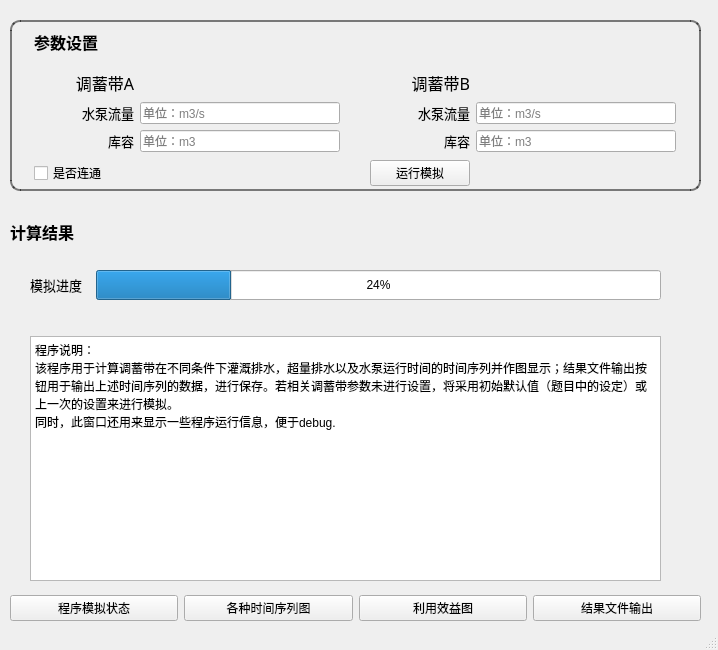
<?xml version="1.0" encoding="UTF-8"?>
<ui version="4.0">
 <class>MainWindow</class>
 <widget class="QMainWindow" name="MainWindow">
  <property name="geometry">
   <rect>
    <x>0</x>
    <y>0</y>
    <width>718</width>
    <height>650</height>
   </rect>
  </property>
  <property name="windowTitle">
   <string>MainWindow</string>
  </property>
  <property name="autoFillBackground">
   <bool>false</bool>
  </property>
  <property name="styleSheet">
   <string notr="true">QWidget#canshu{border: 2px solid rgba(0,0,0,0.5);
border-radius: 10px;}</string>
  </property>
  <widget class="QWidget" name="centralwidget">
   <widget class="QWidget" name="canshu" native="true">
    <property name="geometry">
     <rect>
      <x>10</x>
      <y>20</y>
      <width>691</width>
      <height>171</height>
     </rect>
    </property>
    <property name="autoFillBackground">
     <bool>false</bool>
    </property>
    <property name="styleSheet">
     <string notr="true">QWidget#canshu{border: 2px solid rgba(0,0,0,0.5); 
border-radius: 10px;}</string>
    </property>
    <layout class="QGridLayout" name="gridLayout">
     <item row="1" column="0">
      <layout class="QGridLayout" name="pondA_layout">
       <item row="0" column="0">
        <widget class="QLabel" name="label_2">
         <property name="minimumSize">
          <size>
           <width>100</width>
           <height>20</height>
          </size>
         </property>
         <property name="maximumSize">
          <size>
           <width>100</width>
           <height>30</height>
          </size>
         </property>
         <property name="font">
          <font>
           <family>微软雅黑</family>
           <pointsize>12</pointsize>
          </font>
         </property>
         <property name="text">
          <string>调蓄带A</string>
         </property>
         <property name="alignment">
          <set>Qt::AlignRight|Qt::AlignTrailing|Qt::AlignVCenter</set>
         </property>
        </widget>
       </item>
       <item row="1" column="0">
        <widget class="QLabel" name="label_3">
         <property name="minimumSize">
          <size>
           <width>10</width>
           <height>10</height>
          </size>
         </property>
         <property name="maximumSize">
          <size>
           <width>100</width>
           <height>20</height>
          </size>
         </property>
         <property name="font">
          <font>
           <family>微软雅黑</family>
           <pointsize>10</pointsize>
          </font>
         </property>
         <property name="text">
          <string>水泵流量</string>
         </property>
         <property name="alignment">
          <set>Qt::AlignRight|Qt::AlignTrailing|Qt::AlignVCenter</set>
         </property>
        </widget>
       </item>
       <item row="1" column="1">
        <widget class="QLineEdit" name="pump_rate_A">
         <property name="minimumSize">
          <size>
           <width>100</width>
           <height>20</height>
          </size>
         </property>
         <property name="maximumSize">
          <size>
           <width>200</width>
           <height>40</height>
          </size>
         </property>
         <property name="inputMethodHints">
          <set>Qt::ImhDigitsOnly</set>
         </property>
         <property name="placeholderText">
          <string>单位：m3/s</string>
         </property>
        </widget>
       </item>
       <item row="2" column="0">
        <widget class="QLabel" name="label_4">
         <property name="maximumSize">
          <size>
           <width>100</width>
           <height>20</height>
          </size>
         </property>
         <property name="font">
          <font>
           <family>微软雅黑</family>
           <pointsize>10</pointsize>
          </font>
         </property>
         <property name="text">
          <string>库容</string>
         </property>
         <property name="alignment">
          <set>Qt::AlignRight|Qt::AlignTrailing|Qt::AlignVCenter</set>
         </property>
        </widget>
       </item>
       <item row="2" column="1">
        <widget class="QLineEdit" name="maxvolume_A">
         <property name="minimumSize">
          <size>
           <width>100</width>
           <height>20</height>
          </size>
         </property>
         <property name="maximumSize">
          <size>
           <width>200</width>
           <height>16777215</height>
          </size>
         </property>
         <property name="inputMethodHints">
          <set>Qt::ImhDigitsOnly</set>
         </property>
         <property name="placeholderText">
          <string>单位：m3</string>
         </property>
         <property name="cursorMoveStyle">
          <enum>Qt::LogicalMoveStyle</enum>
         </property>
        </widget>
       </item>
      </layout>
     </item>
     <item row="3" column="0">
      <widget class="QCheckBox" name="islinkcheackbox">
       <property name="text">
        <string>是否连通</string>
       </property>
      </widget>
     </item>
     <item row="3" column="1">
      <widget class="QPushButton" name="simulatebtn">
       <property name="minimumSize">
        <size>
         <width>80</width>
         <height>20</height>
        </size>
       </property>
       <property name="maximumSize">
        <size>
         <width>100</width>
         <height>40</height>
        </size>
       </property>
       <property name="layoutDirection">
        <enum>Qt::LeftToRight</enum>
       </property>
       <property name="text">
        <string>运行模拟</string>
       </property>
       <property name="checkable">
        <bool>false</bool>
       </property>
      </widget>
     </item>
     <item row="0" column="0">
      <widget class="QLabel" name="label">
       <property name="maximumSize">
        <size>
         <width>100</width>
         <height>40</height>
        </size>
       </property>
       <property name="font">
        <font>
         <family>微软雅黑</family>
         <pointsize>12</pointsize>
         <weight>75</weight>
         <bold>true</bold>
        </font>
       </property>
       <property name="text">
        <string>参数设置</string>
       </property>
      </widget>
     </item>
     <item row="1" column="1">
      <layout class="QGridLayout" name="pondB_layout">
       <item row="0" column="0">
        <widget class="QLabel" name="label_5">
         <property name="minimumSize">
          <size>
           <width>100</width>
           <height>20</height>
          </size>
         </property>
         <property name="maximumSize">
          <size>
           <width>100</width>
           <height>30</height>
          </size>
         </property>
         <property name="font">
          <font>
           <family>微软雅黑</family>
           <pointsize>12</pointsize>
          </font>
         </property>
         <property name="text">
          <string>调蓄带B</string>
         </property>
         <property name="alignment">
          <set>Qt::AlignRight|Qt::AlignTrailing|Qt::AlignVCenter</set>
         </property>
        </widget>
       </item>
       <item row="1" column="0">
        <widget class="QLabel" name="label_6">
         <property name="minimumSize">
          <size>
           <width>10</width>
           <height>10</height>
          </size>
         </property>
         <property name="maximumSize">
          <size>
           <width>100</width>
           <height>20</height>
          </size>
         </property>
         <property name="font">
          <font>
           <family>微软雅黑</family>
           <pointsize>10</pointsize>
          </font>
         </property>
         <property name="text">
          <string>水泵流量</string>
         </property>
         <property name="alignment">
          <set>Qt::AlignRight|Qt::AlignTrailing|Qt::AlignVCenter</set>
         </property>
        </widget>
       </item>
       <item row="1" column="1">
        <widget class="QLineEdit" name="pump_rate_B">
         <property name="minimumSize">
          <size>
           <width>100</width>
           <height>20</height>
          </size>
         </property>
         <property name="maximumSize">
          <size>
           <width>200</width>
           <height>40</height>
          </size>
         </property>
         <property name="inputMethodHints">
          <set>Qt::ImhDigitsOnly</set>
         </property>
         <property name="placeholderText">
          <string>单位：m3/s</string>
         </property>
        </widget>
       </item>
       <item row="2" column="0">
        <widget class="QLabel" name="label_7">
         <property name="maximumSize">
          <size>
           <width>100</width>
           <height>20</height>
          </size>
         </property>
         <property name="font">
          <font>
           <family>微软雅黑</family>
           <pointsize>10</pointsize>
          </font>
         </property>
         <property name="text">
          <string>库容</string>
         </property>
         <property name="alignment">
          <set>Qt::AlignRight|Qt::AlignTrailing|Qt::AlignVCenter</set>
         </property>
        </widget>
       </item>
       <item row="2" column="1">
        <widget class="QLineEdit" name="maxvolume_B">
         <property name="minimumSize">
          <size>
           <width>100</width>
           <height>20</height>
          </size>
         </property>
         <property name="maximumSize">
          <size>
           <width>200</width>
           <height>16777215</height>
          </size>
         </property>
         <property name="inputMethodHints">
          <set>Qt::ImhDigitsOnly</set>
         </property>
         <property name="placeholderText">
          <string>单位：m3</string>
         </property>
        </widget>
       </item>
      </layout>
     </item>
    </layout>
   </widget>
   <widget class="QWidget" name="output_view" native="true">
    <property name="geometry">
     <rect>
      <x>10</x>
      <y>220</y>
      <width>691</width>
      <height>401</height>
     </rect>
    </property>
    <layout class="QVBoxLayout" name="verticalLayout_2">
     <item>
      <widget class="QLabel" name="label_8">
       <property name="minimumSize">
        <size>
         <width>100</width>
         <height>20</height>
        </size>
       </property>
       <property name="maximumSize">
        <size>
         <width>100</width>
         <height>40</height>
        </size>
       </property>
       <property name="font">
        <font>
         <family>微软雅黑</family>
         <pointsize>12</pointsize>
         <weight>75</weight>
         <bold>true</bold>
        </font>
       </property>
       <property name="text">
        <string>计算结果</string>
       </property>
      </widget>
     </item>
     <item>
      <widget class="QStackedWidget" name="stackedWidget">
       <property name="currentIndex">
        <number>0</number>
       </property>
       <widget class="QWidget" name="page_welcome">
        <widget class="QWidget" name="">
         <property name="geometry">
          <rect>
           <x>20</x>
           <y>20</y>
           <width>631</width>
           <height>311</height>
          </rect>
         </property>
         <layout class="QVBoxLayout" name="verticalLayout">
          <item>
           <layout class="QHBoxLayout" name="horizontalLayout">
            <item>
             <widget class="QLabel" name="label_9">
              <property name="minimumSize">
               <size>
                <width>60</width>
                <height>20</height>
               </size>
              </property>
              <property name="maximumSize">
               <size>
                <width>100</width>
                <height>100</height>
               </size>
              </property>
              <property name="font">
               <font>
                <family>微软雅黑</family>
                <pointsize>10</pointsize>
               </font>
              </property>
              <property name="text">
               <string>模拟进度</string>
              </property>
             </widget>
            </item>
            <item>
             <widget class="QProgressBar" name="run_progress_bar">
              <property name="minimumSize">
               <size>
                <width>200</width>
                <height>30</height>
               </size>
              </property>
              <property name="maximumSize">
               <size>
                <width>1000</width>
                <height>40</height>
               </size>
              </property>
              <property name="value">
               <number>24</number>
              </property>
             </widget>
            </item>
           </layout>
          </item>
          <item>
           <spacer name="horizontalSpacer">
            <property name="orientation">
             <enum>Qt::Horizontal</enum>
            </property>
            <property name="sizeHint" stdset="0">
             <size>
              <width>40</width>
              <height>30</height>
             </size>
            </property>
           </spacer>
          </item>
          <item>
           <widget class="QPlainTextEdit" name="plainTextEdit">
            <property name="plainText">
             <string>程序说明：
该程序用于计算调蓄带在不同条件下灌溉排水，超量排水以及水泵运行时间的时间序列并作图显示；结果文件输出按钮用于输出上述时间序列的数据，进行保存。若相关调蓄带参数未进行设置，将采用初始默认值（题目中的设定）或上一次的设置来进行模拟。
同时，此窗口还用来显示一些程序运行信息，便于debug.</string>
            </property>
           </widget>
          </item>
         </layout>
        </widget>
       </widget>
       <widget class="QWidget" name="page_result">
        <widget class="QComboBox" name="draw_selection_box">
         <property name="geometry">
          <rect>
           <x>21</x>
           <y>11</y>
           <width>150</width>
           <height>20</height>
          </rect>
         </property>
         <property name="minimumSize">
          <size>
           <width>150</width>
           <height>20</height>
          </size>
         </property>
         <property name="maximumSize">
          <size>
           <width>250</width>
           <height>40</height>
          </size>
         </property>
         <item>
          <property name="text">
           <string>总水量时间序列图</string>
          </property>
         </item>
         <item>
          <property name="text">
           <string>灌溉排水时间序列图</string>
          </property>
         </item>
         <item>
          <property name="text">
           <string>超量排水时间序列图</string>
          </property>
         </item>
         <item>
          <property name="text">
           <string>雨污水汇入时间序列图</string>
          </property>
         </item>
         <item>
          <property name="text">
           <string>水泵运行时间图</string>
          </property>
         </item>
        </widget>
        <widget class="MatplotlibWidget" name="draw_widget" native="true">
         <property name="geometry">
          <rect>
           <x>20</x>
           <y>40</y>
           <width>651</width>
           <height>291</height>
          </rect>
         </property>
        </widget>
       </widget>
       <widget class="QWidget" name="page">
        <widget class="MatplotlibWidget" name="draw_widget2" native="true">
         <property name="geometry">
          <rect>
           <x>10</x>
           <y>10</y>
           <width>661</width>
           <height>321</height>
          </rect>
         </property>
        </widget>
       </widget>
      </widget>
     </item>
     <item>
      <layout class="QHBoxLayout" name="horizontalLayout_2">
       <item>
        <widget class="QPushButton" name="testbtn1">
         <property name="text">
          <string>程序模拟状态</string>
         </property>
        </widget>
       </item>
       <item>
        <widget class="QPushButton" name="testbtn2">
         <property name="minimumSize">
          <size>
           <width>100</width>
           <height>20</height>
          </size>
         </property>
         <property name="text">
          <string>各种时间序列图</string>
         </property>
        </widget>
       </item>
       <item>
        <widget class="QPushButton" name="testbtn3">
         <property name="text">
          <string>利用效益图</string>
         </property>
        </widget>
       </item>
       <item>
        <widget class="QPushButton" name="testbtn4">
         <property name="minimumSize">
          <size>
           <width>120</width>
           <height>20</height>
          </size>
         </property>
         <property name="text">
          <string>结果文件输出</string>
         </property>
        </widget>
       </item>
      </layout>
     </item>
    </layout>
   </widget>
   <zorder>label</zorder>
   <zorder>label_2</zorder>
   <zorder>lineEdit</zorder>
   <zorder>label_3</zorder>
   <zorder>label_4</zorder>
   <zorder>lineEdit_2</zorder>
   <zorder>btn_simulation</zorder>
   <zorder>layoutWidget</zorder>
   <zorder>label_8</zorder>
   <zorder>lineEdit_5</zorder>
   <zorder>label_9</zorder>
   <zorder>label_pondA</zorder>
   <zorder>lineEdit_6</zorder>
   <zorder>pondB</zorder>
   <zorder>label</zorder>
   <zorder>label_2</zorder>
   <zorder>lineEdit</zorder>
   <zorder>lineEdit_2</zorder>
   <zorder>label_3</zorder>
   <zorder>label_4</zorder>
   <zorder>label_2</zorder>
   <zorder>label_3</zorder>
   <zorder>pump_rate_A</zorder>
   <zorder>label_4</zorder>
   <zorder>maxvolume_A</zorder>
   <zorder>layoutWidget</zorder>
   <zorder>islinkcheackbox</zorder>
   <zorder>simulatebtn</zorder>
   <zorder>label_8</zorder>
   <zorder>stackedWidget</zorder>
   <zorder>testbtn1</zorder>
   <zorder>testbtn2</zorder>
   <zorder>testbtn3</zorder>
   <zorder>testbtn4</zorder>
   <zorder>output_view</zorder>
  </widget>
  <widget class="QStatusBar" name="statusbar"/>
 </widget>
 <customwidgets>
  <customwidget>
   <class>MatplotlibWidget</class>
   <extends>QWidget</extends>
   <header>MatplotlibWidget</header>
   <container>1</container>
  </customwidget>
 </customwidgets>
 <resources/>
 <connections/>
</ui>
